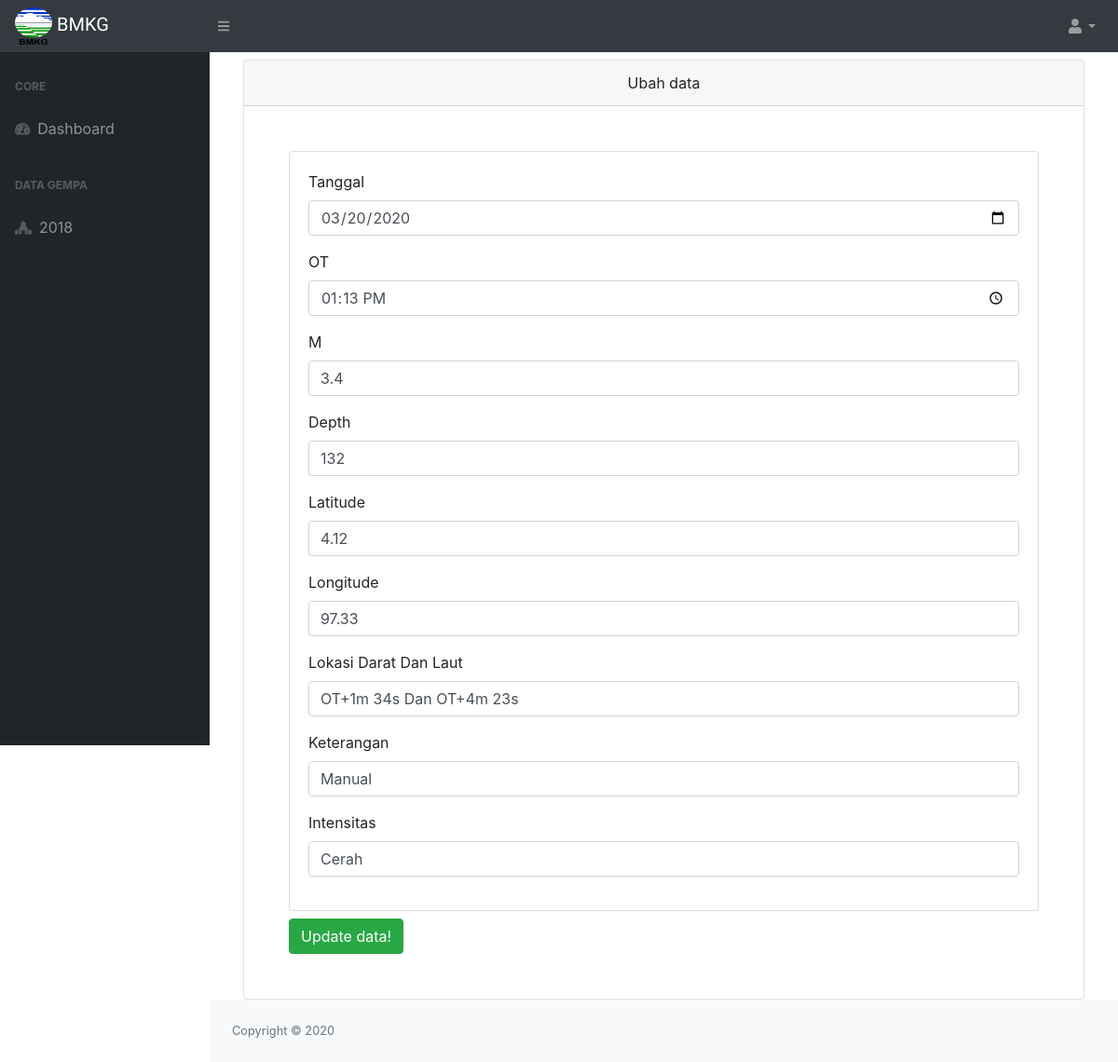
The page /belajar/ubah2?id=3 (signed in) on the database its author committed.
### tables this page shows
CREATE TABLE `data2019` (
  `id` int(11) NOT NULL,
  `date` date NOT NULL,
  `OT` time NOT NULL,
  `M` varchar(50) NOT NULL,
  `Depth` varchar(50) NOT NULL,
  `Latitude` varchar(50) NOT NULL,
  `Longitude` varchar(50) NOT NULL,
  `lokasi` varchar(128) NOT NULL,
  `keterangan` varchar(128) NOT NULL,
  `intensitas` varchar(128) NOT NULL
);

### belajar/functions2.php (called while the page is built, shortened)
<?php
$conn = mysqli_connect("localhost", "root", "", "gempa");
function query($query)
{
  global $conn;
  $result = mysqli_query($conn, $query);
  $rows = [];
  while ($row = mysqli_fetch_assoc($result)) {
    $rows[] = $row;
  }
  return $rows;
}

### belajar/ubah2.php (the view, shortened to what this page needs)
<?php
require 'functions2.php';
?>
<!DOCTYPE html>
<html lang="en">
<head>
  <link href="https://cdn.datatables.net/1.10.20/css/dataTables.bootstrap4.min.css" rel="stylesheet" />
  <link href="dist/css/styles.css" rel="stylesheet" />
</head>
<body class="sb-nav-fixed">
  <?php
  $id = $_GET["id"];
  $mhs = query("SELECT * FROM data2019 WHERE id = $id")[0];
  ?>
  <nav class="sb-topnav navbar navbar-expand navbar-dark bg-dark">
    <a class="navbar-brand cursive" href="index.html"><img src="src/assets/img/bmkg.png" class="kecil"> BMKG</a><button class="btn btn-link btn-sm order-1 order-lg-0" id="sidebarToggle" href="#"><i class="fas fa-bars"></i></button>
    <ul class="navbar-nav ml-auto ml-md-0">
      <li class="nav-item dropdown">
        <a class="nav-link dropdown-toggle" id="userDropdown" href="#" role="button" data-toggle="dropdown" aria-haspopup="true" aria-expanded="false"><i class="fas fa-user fa-fw"></i></a>
      </li>
    </ul>
  </nav>
  <div id="layoutSidenav">
    <div id="layoutSidenav_nav">
      <nav class="sb-sidenav accordion sb-sidenav-dark" id="sidenavAccordion">
        <div class="sb-sidenav-menu">
          <div class="nav">
            <div class="sb-sidenav-menu-heading">Core</div>
            <a class="nav-link" href="index">
              <div class="sb-nav-link-icon"><i class="fas fa-tachometer-alt"></i></div>
              Dashboard
            </a>
            <div class="sb-sidenav-menu-heading">Data Gempa</div>
            <a class="nav-link" href="gempa">
              <div class="sb-nav-link-icon"><i class="fas fa-place-of-worship"></i></div>
              2018
            </a>
          </div>
        </div>
      </nav>
    </div>
    <div id="layoutSidenav_content">
      <main>
        <div class="container-fluid mt-2">
          <div class="col-md">
            <div class="card">
              <div class="card-header text-center">
                Ubah data
              </div>
              <div class="card-body p-5">
                <form action="" method="post" enctype="multipart/form-data">
                  <div class="card">
                    <div class="card-body">
                      <div class="form-group">
                        <label for="date">Tanggal</label>
                        <input type="date" class="form-control" id="date" value="<?= $mhs['date']; ?>" name="date" placeholder="Masukkan Tanggal" required>
                      </div>
                      <div class="form-group">
                        <label for="OT">OT</label>
                        <input type="time" class="form-control" id="OT" value="<?= $mhs['OT']; ?>" name="OT" placeholder="Masukkan OT" required>
                      </div>
                      <div class="form-group">
                        <label for="M">M</label>
                        <input type="text" class="form-control" id="M" value="<?= $mhs['M']; ?>" name="M" placeholder="Masukkan M" required>
                      </div>
                      <div class="form-group">
                        <label for="depth">Depth</label>
                        <input type="text" class="form-control" id="depth" value="<?= $mhs['Depth']; ?>" name="Depth" placeholder="Masukkan Depth" required>
                      </div>
                      <div class="form-group">
                        <label for="latitude">Latitude</label>
                        <input type="text" class="form-control" id="latitude" value="<?= $mhs['Latitude']; ?>" name="Latitude" placeholder="Masukkan Latitude" required>
                      </div>
                      <div class="form-group">
                        <label for="longitude">Longitude</label>
                        <input type="text" class="form-control" id="longitude" value="<?= $mhs['Longitude']; ?>" name="Longitude" placeholder="Masukkan Longitude" required>
                      </div>
                      <div class="form-group">
                        <label for="lokasi">Lokasi Darat Dan Laut</label>
                        <input type="text" class="form-control" id="lokasi" value="<?= $mhs['lokasi']; ?>" name="lokasi" placeholder="Masukkan Lokasi Darat Dan Laut" required>
                      </div>
                      <div class="form-group">
                        <label for="keterangan">Keterangan</label>
                        <input type="text" class="form-control" value="<?= $mhs['keterangan']; ?>" id="keterangan" name="keterangan" placeholder="Masukkan Keterangan" required>
                      </div>
                      <div class="form-group">
                        <label for="intensitas">Intensitas</label>
                        <input type="text" class="form-control" value="<?= $mhs['intensitas']; ?>" id="intensitas" name="intensitas" placeholder="Masukkan intensitas" required>
                      </div>
                    </div>
                  </div>
                  <div class="row mt-2">
                    <div class="col-md">
                      <button type="submit" name="submit" class="btn btn-success">Update data!</button>
                    </div>
                  </div>
                </form>
              </div>
            </div>
          </div>
        </div>
      </main>
      <footer class="py-4 bg-light mt-auto">
        <div class="container-fluid">
          <div class="d-flex align-items-center justify-content-between small">
            <div class="text-muted">Copyright &copy; <?= date('Y'); ?></div>
          </div>
        </div>
      </footer>
    </div>
  </div>
</body>
</html>

### belajar/ubah2.php (style rules this page uses)
.cursive { font-family: 'Lemonada', cursive; }
.kecil { width: 40px; height: 40px; }

### rows shown on the page
data2019: date "03/20/2020", OT "13:13:00", M "3.4", Depth "132", Latitude "4.12", Longitude "97.33", lokasi "OT+1m 34s Dan OT+4m 23s", keterangan "Manual", intensitas "Cerah"
